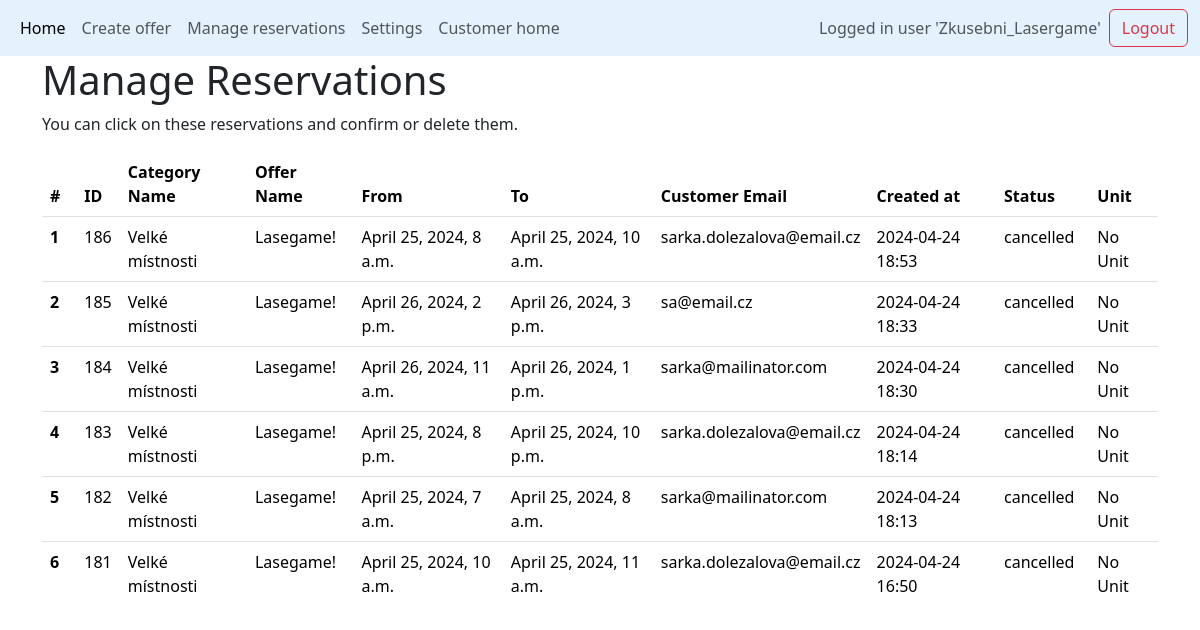
The app's page /managed_reservations (signed in) with its own data.
### base/models.py (models this page shows, shortened)
class Reservation(models.Model):
    reservation_from = models.DateTimeField(help_text="Start time/date of the reservation")
    reservation_to = models.DateTimeField(null=True, blank=True, help_text="End time/date of the reservation")
    submission_time = models.DateTimeField(default=timezone.now, help_text="When the reservation was submitted")
    confirmed_by_manager = models.CharField(
        max_length=1,
        choices=[("A", "Confirmed"), ("N", "Not Confirmed")],
        null=True,
        blank=True,
        help_text="Whether the reservation is confirmed by a manager"
    )
    customer_email = models.EmailField()
    customer_name = models.CharField(max_length=100)
    verification_token = models.CharField(max_length=64)  # Assuming you're using a hex token
    belongs_to_category = models.ForeignKey(Category, on_delete=models.CASCADE, related_name='reservations', help_text="The category of the unit being reserved")
    status = models.CharField(
        max_length=20,
        choices=[
            ("pending", "Pending"),
            ("confirmed", "Confirmed"),
            ("cancelled", "Cancelled"),
            ("completed", "Completed"),
        ],
        default="pending",
        help_text="The current status of the reservation"
    )
    class Meta:
        ordering = ['-submission_time'] # Reservations ordered in ascending order (earliest first)

class Category(models.Model):
    category_name = models.CharField(max_length=50)
    category_description = models.CharField(max_length=1000, null=True, blank=True)
    category_capacity = models.IntegerField(default=1,help_text="How many reservations at one time are possible? e.g.seminar = 20 or parkplace = 1")
    max_simultaneous_reservations = models.IntegerField(default=1)
    additional_time = models.DurationField(null=True, blank=True,default=timedelta(0))
    count_of_units = models.IntegerField(default=1,help_text="How many units are there in this category? e.g. 5 parkplaces for disabled people")
    created_at = models.DateTimeField(default=timezone.now)
    unit_names = models.JSONField(default=list) # list of unit names
    opening_time = models.TimeField(default=datetime.time(6, 0))
    closing_time = models.TimeField(default=datetime.time(23, 0)) #TODO 24:00 and default values 9:23-9:23
    belongs_to_offer = models.ForeignKey(Offer, on_delete=models.CASCADE)

class Offer(models.Model):
    offer_name = models.CharField(max_length=50)
    available_from = models.DateField(null=True, blank=True)
    available_to = models.DateField(null=True, blank=True)
    created_at = models.DateTimeField(default=timezone.now)
    manager_of_this_offer = models.ForeignKey(
        User, on_delete=models.CASCADE, null=True, blank=True
    )
    class Meta:
        unique_together = (
            "offer_name",
            "manager_of_this_offer",
        )  # there cannot be two same named offers managed by the same user

### base/views.py (the view)
# urls.py: path('managed_reservations',views.managed_reservations, name='managed_reservations' ),
@login_required
def managed_reservations(request):
    user_timezone = request.user.userprofile.timezone if hasattr(request.user, 'userprofile') else 'UTC'
    timezone.activate(user_timezone)
    categories = Category.objects.filter(
        belongs_to_offer__manager_of_this_offer=request.user
    )
    reservations = (
        Reservation.objects.filter(belongs_to_category__in=categories)
        .select_related("belongs_to_category", "belongs_to_category__belongs_to_offer")
        .prefetch_related("slots__unit")  # prefetching units through slots
        .order_by("-submission_time",
            "reservation_from", "belongs_to_category__belongs_to_offer__offer_name"
        )
    )
    return render(
        request,
        "managed_reservations.html",
        {
            "reservations": reservations,
        },
    )

### templates/managed_reservations.html (shortened to what this page needs)
{% extends 'main.html' %}
{% load crispy_forms_tags %}
{% load static %}
{% block content %}
<div class="container-md">
    <h1>Manage Reservations</h1>
    <p>You can click on these reservations and confirm or delete them.</p>
    {% if reservations %}
    <div class="table-responsive" style="max-height: 450px; overflow-y: auto;">
        <table class="table table-hover">
            <thead>
                <tr>
                    <th scope="col">#</th>
                    <th scope="col">ID</th>
                    <th scope="col">Category Name</th>
                    <th scope="col">Offer Name</th>
                    <th scope="col">From</th>
                    <th scope="col">To</th>
                    <th scope="col">Customer Email</th>
                    <th scope="col">Created at</th>
                    <th scope="col">Status</th>
                    <th scope="col">Unit</th>
                </tr>
            </thead>
            <tbody>
                {% for reservation in reservations %}
                <tr data-token="{{ reservation.verification_token }}" class="clickable-row">
                    <th scope="row">{{ forloop.counter }}</th>
                    <td>{{ reservation.id }}</td>
                    <td>{{ reservation.belongs_to_category.category_name }}</td>
                    <td>{{ reservation.belongs_to_category.belongs_to_offer.offer_name }}</td>
                    <td>{{ reservation.reservation_from }}</td>
                    <td>{{ reservation.reservation_to }}</td>
                    <td>{{ reservation.customer_email }}</td>
                    <td>{{ reservation.submission_time|date:"Y-m-d H:i" }}</td>
                    <td>{{ reservation.status}}</td>
                    <td>
                        {% with reservation.slots.all|first as slot %}
                            {% if slot and slot.unit.unit_name %}
                                {{ slot.unit.unit_name }}
                            {% elif slot and slot.unit %}
                                {{ slot.unit.id }}
                            {% else %}
                                No Unit
                            {% endif %}
                        {% endwith %}
                    </td>
                </tr>
                {% endfor %}
            </tbody>
        </table>
        {% else %}
        <p>No reservations found.</p>
    </div>
    {% endif %}
</div>
<link rel="stylesheet" href="{% static 'base/css/style.css' %}" type="text/css">
{% endblock %}

### templates/navbar.html (shortened to what this page needs)
<nav class="navbar navbar-expand-lg" style="background-color: #e3f2fd;">
  <div class="container-fluid">
    <div class="collapse navbar-collapse" id="navbarSupportedContent">
      <ul class="navbar-nav me-auto mb-2 mb-lg-0">
        <li class="nav-item">
          <a class="nav-link active" aria-current="page" href="/manager_home">Home</a>
        </li>
        <li class="nav-item">
          <a class="nav-link" href="/create_offer">Create offer</a>
        </li>
        <li class="nav-item">
          <a class="nav-link" href="/managed_reservations">Manage reservations</a>
        </li>
        {% if request.user.is_authenticated %}
        <li class="nav-item">
          <a class="nav-link" href="{% url 'manager_link' manager_id=request.user.id %}">Settings</a>
        </li>
        <li class="nav-item">
          <a class="nav-link" target="_blank" href="{% url 'customer_home' manager_id=request.user.id %}">Customer home</a>
        </li>
        {% endif %}
      </ul>
       <div class="d-flex align-items-center">
        {% if request.user.is_authenticated %}
        <span class="navbar-text me-2"> Logged in user '{{ request.user.username | title }}'</span>
        <a class="btn btn-outline-danger" href="{% url 'logout' %}">Logout</a>
        {% else %}
        <a class="btn btn-outline-primary" href="{% url 'login' %}">Login</a>
        {% endif %}
      </div>
    </div>
    </div>
</nav>

### records on screen
Reservation: id "186", belongs_to_category.category_name "Velké místnosti", belongs_to_category.belongs_to_offer.offer_name "Lasegame!", reservation_from "April 25, 2024, 8 a.m.", reservation_to "April 25, 2024, 10 a.m.", customer_email "sarka.dolezalova@email.cz", submission_time "2024-04-24 18:53", status "cancelled"
Reservation: id "185", belongs_to_category.category_name "Velké místnosti", belongs_to_category.belongs_to_offer.offer_name "Lasegame!", reservation_from "April 26, 2024, 2 p.m.", reservation_to "April 26, 2024, 3 p.m.", customer_email "sa@email.cz", submission_time "2024-04-24 18:33", status "cancelled"
Reservation: id "184", belongs_to_category.category_name "Velké místnosti", belongs_to_category.belongs_to_offer.offer_name "Lasegame!", reservation_from "April 26, 2024, 11 a.m.", reservation_to "April 26, 2024, 1 p.m.", customer_email "sarka@mailinator.com", submission_time "2024-04-24 18:30", status "cancelled"
Reservation: id "183", belongs_to_category.category_name "Velké místnosti", belongs_to_category.belongs_to_offer.offer_name "Lasegame!", reservation_from "April 25, 2024, 8 p.m.", reservation_to "April 25, 2024, 10 p.m.", customer_email "sarka.dolezalova@email.cz", submission_time "2024-04-24 18:14", status "cancelled"
Reservation: id "182", belongs_to_category.category_name "Velké místnosti", belongs_to_category.belongs_to_offer.offer_name "Lasegame!", reservation_from "April 25, 2024, 7 a.m.", reservation_to "April 25, 2024, 8 a.m.", customer_email "sarka@mailinator.com", submission_time "2024-04-24 18:13", status "cancelled"
Reservation: id "181", belongs_to_category.category_name "Velké místnosti", belongs_to_category.belongs_to_offer.offer_name "Lasegame!", reservation_from "April 25, 2024, 10 a.m.", reservation_to "April 25, 2024, 11 a.m.", customer_email "sarka.dolezalova@email.cz", submission_time "2024-04-24 16:50", status "cancelled"

### other values on screen
{{ request.user.username | title }} "Zkusebni_Lasergame"
